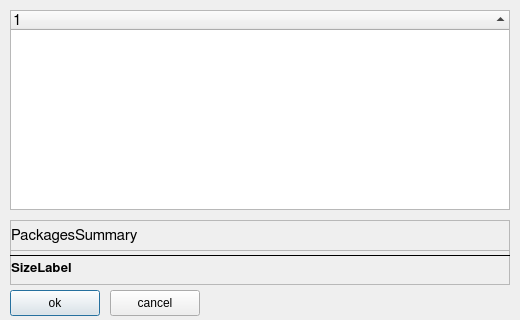
<?xml version="1.0" encoding="UTF-8"?>
<ui version="4.0">
 <class>Dialog</class>
 <widget class="QDialog" name="Dialog">
  <property name="geometry">
   <rect>
    <x>0</x>
    <y>0</y>
    <width>520</width>
    <height>320</height>
   </rect>
  </property>
  <property name="minimumSize">
   <size>
    <width>520</width>
    <height>300</height>
   </size>
  </property>
  <property name="windowTitle">
   <string>Dialog</string>
  </property>
  <widget class="QTreeWidget" name="_treeview">
   <property name="enabled">
    <bool>true</bool>
   </property>
   <property name="geometry">
    <rect>
     <x>10</x>
     <y>10</y>
     <width>500</width>
     <height>200</height>
    </rect>
   </property>
   <property name="sizePolicy">
    <sizepolicy hsizetype="Expanding" vsizetype="Expanding">
     <horstretch>5</horstretch>
     <verstretch>4</verstretch>
    </sizepolicy>
   </property>
   <property name="minimumSize">
    <size>
     <width>500</width>
     <height>200</height>
    </size>
   </property>
   <property name="font">
    <font>
     <family>FreeSans</family>
     <pointsize>11</pointsize>
    </font>
   </property>
   <property name="mouseTracking">
    <bool>true</bool>
   </property>
   <property name="acceptDrops">
    <bool>true</bool>
   </property>
   <property name="autoFillBackground">
    <bool>false</bool>
   </property>
   <property name="frameShape">
    <enum>QFrame::StyledPanel</enum>
   </property>
   <property name="frameShadow">
    <enum>QFrame::Raised</enum>
   </property>
   <property name="lineWidth">
    <number>2</number>
   </property>
   <property name="midLineWidth">
    <number>1</number>
   </property>
   <property name="autoScroll">
    <bool>false</bool>
   </property>
   <property name="tabKeyNavigation">
    <bool>true</bool>
   </property>
   <property name="alternatingRowColors">
    <bool>true</bool>
   </property>
   <property name="selectionBehavior">
    <enum>QAbstractItemView::SelectRows</enum>
   </property>
   <property name="animated">
    <bool>true</bool>
   </property>
   <property name="headerHidden">
    <bool>false</bool>
   </property>
   <property name="expandsOnDoubleClick">
    <bool>true</bool>
   </property>
   <attribute name="headerCascadingSectionResizes">
    <bool>true</bool>
   </attribute>
   <attribute name="headerDefaultSectionSize">
    <number>160</number>
   </attribute>
   <attribute name="headerHighlightSections">
    <bool>true</bool>
   </attribute>
   <attribute name="headerMinimumSectionSize">
    <number>50</number>
   </attribute>
   <attribute name="headerShowSortIndicator" stdset="0">
    <bool>true</bool>
   </attribute>
   <column>
    <property name="text">
     <string notr="true">1</string>
    </property>
   </column>
  </widget>
  <widget class="QLabel" name="_label">
   <property name="geometry">
    <rect>
     <x>10</x>
     <y>220</y>
     <width>500</width>
     <height>31</height>
    </rect>
   </property>
   <property name="sizePolicy">
    <sizepolicy hsizetype="Expanding" vsizetype="Preferred">
     <horstretch>0</horstretch>
     <verstretch>0</verstretch>
    </sizepolicy>
   </property>
   <property name="minimumSize">
    <size>
     <width>500</width>
     <height>30</height>
    </size>
   </property>
   <property name="font">
    <font>
     <family>FreeSans</family>
     <pointsize>11</pointsize>
     <weight>50</weight>
     <bold>false</bold>
    </font>
   </property>
   <property name="cursor">
    <cursorShape>WhatsThisCursor</cursorShape>
   </property>
   <property name="frameShape">
    <enum>QFrame::StyledPanel</enum>
   </property>
   <property name="frameShadow">
    <enum>QFrame::Plain</enum>
   </property>
   <property name="lineWidth">
    <number>2</number>
   </property>
   <property name="text">
    <string>PackagesSummary</string>
   </property>
   <property name="wordWrap">
    <bool>true</bool>
   </property>
   <property name="margin">
    <number>7</number>
   </property>
   <property name="indent">
    <number>0</number>
   </property>
  </widget>
  <widget class="QLabel" name="_sizelabel">
   <property name="geometry">
    <rect>
     <x>10</x>
     <y>250</y>
     <width>500</width>
     <height>35</height>
    </rect>
   </property>
   <property name="sizePolicy">
    <sizepolicy hsizetype="Minimum" vsizetype="Preferred">
     <horstretch>0</horstretch>
     <verstretch>0</verstretch>
    </sizepolicy>
   </property>
   <property name="minimumSize">
    <size>
     <width>500</width>
     <height>20</height>
    </size>
   </property>
   <property name="font">
    <font>
     <family>FreeSans</family>
     <pointsize>10</pointsize>
     <weight>75</weight>
     <bold>true</bold>
    </font>
   </property>
   <property name="cursor">
    <cursorShape>WhatsThisCursor</cursorShape>
   </property>
   <property name="mouseTracking">
    <bool>true</bool>
   </property>
   <property name="toolTip">
    <string extracomment="What is changes...">Information</string>
   </property>
   <property name="whatsThis">
    <string>We will apply this changes on sytem...</string>
   </property>
   <property name="frameShape">
    <enum>QFrame::StyledPanel</enum>
   </property>
   <property name="frameShadow">
    <enum>QFrame::Plain</enum>
   </property>
   <property name="lineWidth">
    <number>2</number>
   </property>
   <property name="text">
    <string>SizeLabel</string>
   </property>
   <property name="wordWrap">
    <bool>true</bool>
   </property>
   <property name="margin">
    <number>5</number>
   </property>
   <property name="indent">
    <number>0</number>
   </property>
  </widget>
  <widget class="QPushButton" name="_okbutton">
   <property name="geometry">
    <rect>
     <x>10</x>
     <y>290</y>
     <width>90</width>
     <height>26</height>
    </rect>
   </property>
   <property name="text">
    <string>ok</string>
   </property>
  </widget>
  <widget class="QPushButton" name="_cancelbutton">
   <property name="geometry">
    <rect>
     <x>110</x>
     <y>290</y>
     <width>90</width>
     <height>26</height>
    </rect>
   </property>
   <property name="text">
    <string>cancel</string>
   </property>
  </widget>
  <widget class="QLabel" name="LineLabel">
   <property name="geometry">
    <rect>
     <x>10</x>
     <y>250</y>
     <width>500</width>
     <height>10</height>
    </rect>
   </property>
   <property name="sizePolicy">
    <sizepolicy hsizetype="Minimum" vsizetype="Preferred">
     <horstretch>0</horstretch>
     <verstretch>0</verstretch>
    </sizepolicy>
   </property>
   <property name="minimumSize">
    <size>
     <width>500</width>
     <height>1</height>
    </size>
   </property>
   <property name="maximumSize">
    <size>
     <width>16777215</width>
     <height>10</height>
    </size>
   </property>
   <property name="mouseTracking">
    <bool>true</bool>
   </property>
   <property name="toolTip">
    <string notr="true" extracomment="What is changes...">Information</string>
   </property>
   <property name="whatsThis">
    <string notr="true">We will apply this changes on sytem...</string>
   </property>
   <property name="layoutDirection">
    <enum>Qt::LeftToRight</enum>
   </property>
   <property name="frameShape">
    <enum>QFrame::HLine</enum>
   </property>
   <property name="frameShadow">
    <enum>QFrame::Plain</enum>
   </property>
   <property name="lineWidth">
    <number>1</number>
   </property>
   <property name="text">
    <string/>
   </property>
   <property name="alignment">
    <set>Qt::AlignCenter</set>
   </property>
   <property name="wordWrap">
    <bool>false</bool>
   </property>
   <property name="margin">
    <number>0</number>
   </property>
   <property name="indent">
    <number>0</number>
   </property>
  </widget>
 </widget>
 <resources>
  <include location="smart2.qrc"/>
 </resources>
 <connections/>
</ui>
